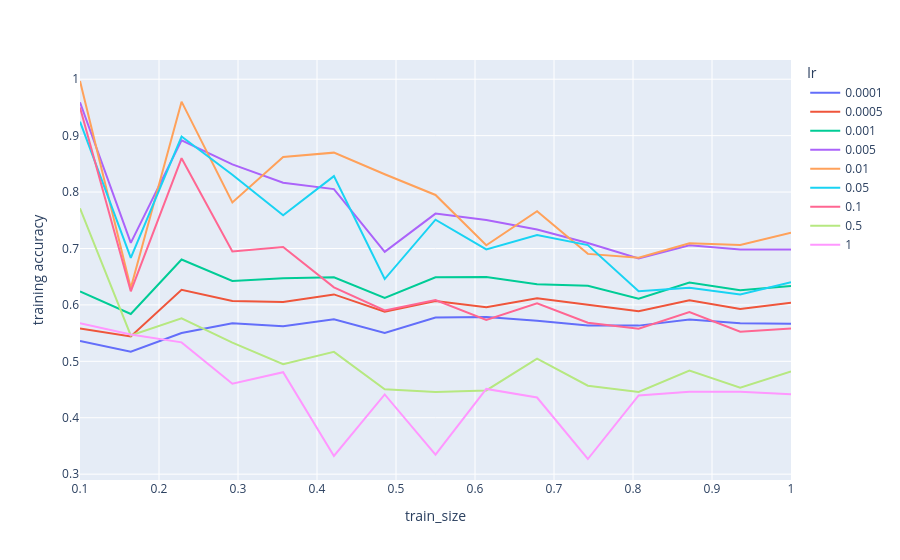
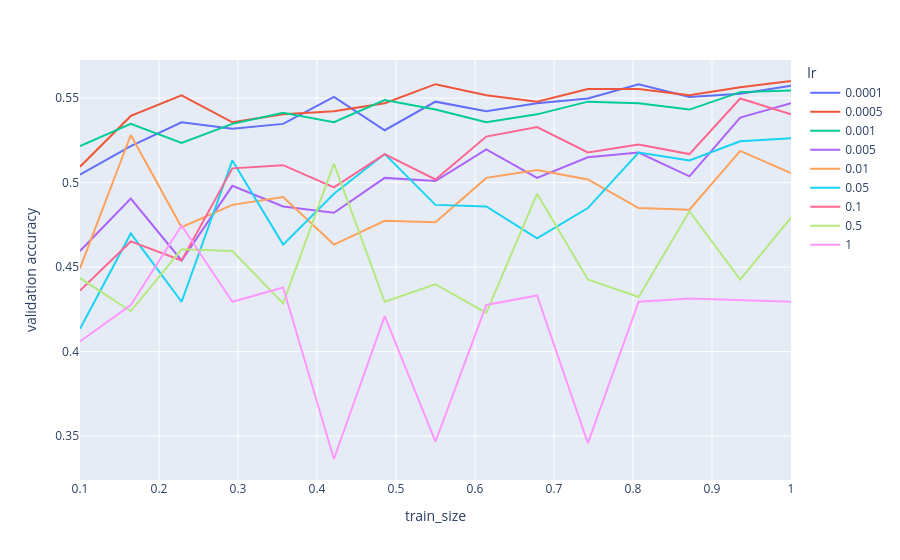

The notebook cell saved with these charts, in order:
### Code cell
train_and_plot(
    [
        {"lr": 0.0001},
        {"lr": 0.0005},
        {"lr": 0.001},
        {"lr": 0.005},
        {"lr": 0.01},
        {"lr": 0.05},
        {"lr": 0.1},
        {"lr": 0.5},
        {"lr": 1},
    ],
    "lr"
)

### Figure 1 — Plotly figure (JSON) as saved in the notebook; plotly's stock layout.template omitted (floating-point values rounded to 4 significant figures)
{"data": [{"hovertemplate": "lr=0.0001<br>train_size=%{x}<br>training accuracy=%{y}<extra></extra>", "legendgroup": "0.0001", "line": {"color": "#636efa", "dash": "solid"}, "marker": {"symbol": "circle"}, "mode": "lines", "name": "0.0001", "orientation": "v", "showlegend": true, "type": "scatter", "x": [0.1, 0.1643, 0.2286, 0.2929, 0.3571, 0.4214, 0.4857, 0.55, 0.6143, 0.6786, 0.7429, 0.8071, 0.8714, 0.9357, 1.0], "xaxis": "x", "y": [0.5361, 0.5172, 0.5501, 0.5675, 0.5623, 0.5747, 0.5503, 0.5778, 0.5786, 0.572, 0.5635, 0.5633, 0.5743, 0.5673, 0.5667], "yaxis": "y"}, {"hovertemplate": "lr=0.0005<br>train_size=%{x}<br>training accuracy=%{y}<extra></extra>", "legendgroup": "0.0005", "line": {"color": "#EF553B", "dash": "solid"}, "marker": {"symbol": "circle"}, "mode": "lines", "name": "0.0005", "orientation": "v", "showlegend": true, "type": "scatter", "x": [0.1, 0.1643, 0.2286, 0.2929, 0.3571, 0.4214, 0.4857, 0.55, 0.6143, 0.6786, 0.7429, 0.8071, 0.8714, 0.9357, 1.0], "xaxis": "x", "y": [0.558, 0.5439, 0.6269, 0.6071, 0.6053, 0.6186, 0.5877, 0.6068, 0.5959, 0.6117, 0.6002, 0.5889, 0.6081, 0.5928, 0.6037], "yaxis": "y"}, {"hovertemplate": "lr=0.001<br>train_size=%{x}<br>training accuracy=%{y}<extra></extra>", "legendgroup": "0.001", "line": {"color": "#00cc96", "dash": "solid"}, "marker": {"symbol": "circle"}, "mode": "lines", "name": "0.001", "orientation": "v", "showlegend": true, "type": "scatter", "x": [0.1, 0.1643, 0.2286, 0.2929, 0.3571, 0.4214, 0.4857, 0.55, 0.6143, 0.6786, 0.7429, 0.8071, 0.8714, 0.9357, 1.0], "xaxis": "x", "y": [0.6238, 0.584, 0.6804, 0.6424, 0.6474, 0.6491, 0.6123, 0.649, 0.6495, 0.6367, 0.6339, 0.611, 0.6397, 0.6259, 0.6335], "yaxis": "y"}, {"hovertemplate": "lr=0.005<br>train_size=%{x}<br>training accuracy=%{y}<extra></extra>", "legendgroup": "0.005", "line": {"color": "#ab63fa", "dash": "solid"}, "marker": {"symbol": "circle"}, "mode": "lines", "name": "0.005", "orientation": "v", "showlegend": true, "type": "scatter", "x": [0.1, 0.1643, 0.2286, 0.2929, 0.3571, 0.4214, 0.4857, 0.55, 0.6143, 0.6786, 0.7429, 0.8071, 0.8714, 0.9357, 1.0], "xaxis": "x", "y": [0.9592, 0.7099, 0.8916, 0.849, 0.8167, 0.8052, 0.6942, 0.7618, 0.7505, 0.7336, 0.7098, 0.6825, 0.7059, 0.6983, 0.6983], "yaxis": "y"}, {"hovertemplate": "lr=0.01<br>train_size=%{x}<br>training accuracy=%{y}<extra></extra>", "legendgroup": "0.01", "line": {"color": "#FFA15A", "dash": "solid"}, "marker": {"symbol": "circle"}, "mode": "lines", "name": "0.01", "orientation": "v", "showlegend": true, "type": "scatter", "x": [0.1, 0.1643, 0.2286, 0.2929, 0.3571, 0.4214, 0.4857, 0.55, 0.6143, 0.6786, 0.7429, 0.8071, 0.8714, 0.9357, 1.0], "xaxis": "x", "y": [0.9969, 0.6298, 0.9602, 0.7816, 0.8623, 0.8699, 0.8316, 0.7949, 0.7056, 0.7659, 0.6904, 0.6836, 0.7091, 0.7063, 0.7281], "yaxis": "y"}, {"hovertemplate": "lr=0.05<br>train_size=%{x}<br>training accuracy=%{y}<extra></extra>", "legendgroup": "0.05", "line": {"color": "#19d3f3", "dash": "solid"}, "marker": {"symbol": "circle"}, "mode": "lines", "name": "0.05", "orientation": "v", "showlegend": true, "type": "scatter", "x": [0.1, 0.1643, 0.2286, 0.2929, 0.3571, 0.4214, 0.4857, 0.55, 0.6143, 0.6786, 0.7429, 0.8071, 0.8714, 0.9357, 1.0], "xaxis": "x", "y": [0.9248, 0.6832, 0.8985, 0.8308, 0.7588, 0.8283, 0.6458, 0.751, 0.6985, 0.7239, 0.706, 0.6242, 0.6303, 0.6186, 0.6404], "yaxis": "y"}, {"hovertemplate": "lr=0.1<br>train_size=%{x}<br>training accuracy=%{y}<extra></extra>", "legendgroup": "0.1", "line": {"color": "#FF6692", "dash": "solid"}, "marker": {"symbol": "circle"}, "mode": "lines", "name": "0.1", "orientation": "v", "showlegend": true, "type": "scatter", "x": [0.1, 0.1643, 0.2286, 0.2929, 0.3571, 0.4214, 0.4857, 0.55, 0.6143, 0.6786, 0.7429, 0.8071, 0.8714, 0.9357, 1.0], "xaxis": "x", "y": [0.9498, 0.624, 0.8601, 0.6949, 0.7026, 0.6312, 0.5903, 0.6085, 0.5735, 0.603, 0.5685, 0.5578, 0.5872, 0.5526, 0.5583], "yaxis": "y"}, {"hovertemplate": "lr=0.5<br>train_size=%{x}<br>training accuracy=%{y}<extra></extra>", "legendgroup": "0.5", "line": {"color": "#B6E880", "dash": "solid"}, "marker": {"symbol": "circle"}, "mode": "lines", "name": "0.5", "orientation": "v", "showlegend": true, "type": "scatter", "x": [0.1, 0.1643, 0.2286, 0.2929, 0.3571, 0.4214, 0.4857, 0.55, 0.6143, 0.6786, 0.7429, 0.8071, 0.8714, 0.9357, 1.0], "xaxis": "x", "y": [0.7712, 0.5458, 0.5761, 0.5332, 0.4947, 0.5167, 0.4503, 0.4456, 0.4485, 0.5046, 0.4568, 0.4457, 0.4836, 0.4531, 0.4818], "yaxis": "y"}, {"hovertemplate": "lr=1<br>train_size=%{x}<br>training accuracy=%{y}<extra></extra>", "legendgroup": "1", "line": {"color": "#FF97FF", "dash": "solid"}, "marker": {"symbol": "circle"}, "mode": "lines", "name": "1", "orientation": "v", "showlegend": true, "type": "scatter", "x": [0.1, 0.1643, 0.2286, 0.2929, 0.3571, 0.4214, 0.4857, 0.55, 0.6143, 0.6786, 0.7429, 0.8071, 0.8714, 0.9357, 1.0], "xaxis": "x", "y": [0.5674, 0.5477, 0.5336, 0.4604, 0.4807, 0.3323, 0.4413, 0.3345, 0.451, 0.4358, 0.3269, 0.4394, 0.4459, 0.4461, 0.4417], "yaxis": "y"}], "layout": {"legend": {"title": {"text": "lr"}, "tracegroupgap": 0}, "margin": {"t": 60}, "xaxis": {"anchor": "y", "domain": [0, 1], "title": {"text": "train_size"}}, "yaxis": {"anchor": "x", "domain": [0, 1], "title": {"text": "training accuracy"}}}}

### Figure 2 — Plotly figure (JSON) as saved in the notebook; plotly's stock layout.template omitted (floating-point values rounded to 4 significant figures)
{"data": [{"hovertemplate": "lr=0.0001<br>train_size=%{x}<br>validation accuracy=%{y}<extra></extra>", "legendgroup": "0.0001", "line": {"color": "#636efa", "dash": "solid"}, "marker": {"symbol": "circle"}, "mode": "lines", "name": "0.0001", "orientation": "v", "showlegend": true, "type": "scatter", "x": [0.1, 0.1643, 0.2286, 0.2929, 0.3571, 0.4214, 0.4857, 0.55, 0.6143, 0.6786, 0.7429, 0.8071, 0.8714, 0.9357, 1.0], "xaxis": "x", "y": [0.5047, 0.5216, 0.5357, 0.532, 0.5348, 0.5508, 0.531, 0.5479, 0.5423, 0.547, 0.5498, 0.5583, 0.5508, 0.5526, 0.5573], "yaxis": "y"}, {"hovertemplate": "lr=0.0005<br>train_size=%{x}<br>validation accuracy=%{y}<extra></extra>", "legendgroup": "0.0005", "line": {"color": "#EF553B", "dash": "solid"}, "marker": {"symbol": "circle"}, "mode": "lines", "name": "0.0005", "orientation": "v", "showlegend": true, "type": "scatter", "x": [0.1, 0.1643, 0.2286, 0.2929, 0.3571, 0.4214, 0.4857, 0.55, 0.6143, 0.6786, 0.7429, 0.8071, 0.8714, 0.9357, 1.0], "xaxis": "x", "y": [0.5094, 0.5395, 0.5517, 0.5357, 0.5404, 0.5423, 0.547, 0.5583, 0.5517, 0.5479, 0.5555, 0.5555, 0.5517, 0.5564, 0.5602], "yaxis": "y"}, {"hovertemplate": "lr=0.001<br>train_size=%{x}<br>validation accuracy=%{y}<extra></extra>", "legendgroup": "0.001", "line": {"color": "#00cc96", "dash": "solid"}, "marker": {"symbol": "circle"}, "mode": "lines", "name": "0.001", "orientation": "v", "showlegend": true, "type": "scatter", "x": [0.1, 0.1643, 0.2286, 0.2929, 0.3571, 0.4214, 0.4857, 0.55, 0.6143, 0.6786, 0.7429, 0.8071, 0.8714, 0.9357, 1.0], "xaxis": "x", "y": [0.5216, 0.5348, 0.5235, 0.5348, 0.5414, 0.5357, 0.5489, 0.5432, 0.5357, 0.5404, 0.5479, 0.547, 0.5432, 0.5536, 0.5545], "yaxis": "y"}, {"hovertemplate": "lr=0.005<br>train_size=%{x}<br>validation accuracy=%{y}<extra></extra>", "legendgroup": "0.005", "line": {"color": "#ab63fa", "dash": "solid"}, "marker": {"symbol": "circle"}, "mode": "lines", "name": "0.005", "orientation": "v", "showlegend": true, "type": "scatter", "x": [0.1, 0.1643, 0.2286, 0.2929, 0.3571, 0.4214, 0.4857, 0.55, 0.6143, 0.6786, 0.7429, 0.8071, 0.8714, 0.9357, 1.0], "xaxis": "x", "y": [0.4596, 0.4906, 0.4539, 0.4981, 0.4859, 0.4821, 0.5028, 0.5009, 0.5197, 0.5028, 0.515, 0.5179, 0.5038, 0.5385, 0.547], "yaxis": "y"}, {"hovertemplate": "lr=0.01<br>train_size=%{x}<br>validation accuracy=%{y}<extra></extra>", "legendgroup": "0.01", "line": {"color": "#FFA15A", "dash": "solid"}, "marker": {"symbol": "circle"}, "mode": "lines", "name": "0.01", "orientation": "v", "showlegend": true, "type": "scatter", "x": [0.1, 0.1643, 0.2286, 0.2929, 0.3571, 0.4214, 0.4857, 0.55, 0.6143, 0.6786, 0.7429, 0.8071, 0.8714, 0.9357, 1.0], "xaxis": "x", "y": [0.4492, 0.5282, 0.4737, 0.4868, 0.4915, 0.4633, 0.4774, 0.4765, 0.5028, 0.5075, 0.5019, 0.485, 0.484, 0.5188, 0.5056], "yaxis": "y"}, {"hovertemplate": "lr=0.05<br>train_size=%{x}<br>validation accuracy=%{y}<extra></extra>", "legendgroup": "0.05", "line": {"color": "#19d3f3", "dash": "solid"}, "marker": {"symbol": "circle"}, "mode": "lines", "name": "0.05", "orientation": "v", "showlegend": true, "type": "scatter", "x": [0.1, 0.1643, 0.2286, 0.2929, 0.3571, 0.4214, 0.4857, 0.55, 0.6143, 0.6786, 0.7429, 0.8071, 0.8714, 0.9357, 1.0], "xaxis": "x", "y": [0.4135, 0.4699, 0.4295, 0.5132, 0.4633, 0.4934, 0.5169, 0.4868, 0.4859, 0.4671, 0.485, 0.5179, 0.5132, 0.5244, 0.5263], "yaxis": "y"}, {"hovertemplate": "lr=0.1<br>train_size=%{x}<br>validation accuracy=%{y}<extra></extra>", "legendgroup": "0.1", "line": {"color": "#FF6692", "dash": "solid"}, "marker": {"symbol": "circle"}, "mode": "lines", "name": "0.1", "orientation": "v", "showlegend": true, "type": "scatter", "x": [0.1, 0.1643, 0.2286, 0.2929, 0.3571, 0.4214, 0.4857, 0.55, 0.6143, 0.6786, 0.7429, 0.8071, 0.8714, 0.9357, 1.0], "xaxis": "x", "y": [0.4361, 0.4652, 0.4539, 0.5085, 0.5103, 0.4972, 0.5169, 0.5019, 0.5273, 0.5329, 0.5179, 0.5226, 0.5169, 0.5498, 0.5404], "yaxis": "y"}, {"hovertemplate": "lr=0.5<br>train_size=%{x}<br>validation accuracy=%{y}<extra></extra>", "legendgroup": "0.5", "line": {"color": "#B6E880", "dash": "solid"}, "marker": {"symbol": "circle"}, "mode": "lines", "name": "0.5", "orientation": "v", "showlegend": true, "type": "scatter", "x": [0.1, 0.1643, 0.2286, 0.2929, 0.3571, 0.4214, 0.4857, 0.55, 0.6143, 0.6786, 0.7429, 0.8071, 0.8714, 0.9357, 1.0], "xaxis": "x", "y": [0.4436, 0.4239, 0.4605, 0.4596, 0.4286, 0.5113, 0.4295, 0.4398, 0.4229, 0.4934, 0.4427, 0.4323, 0.4831, 0.4427, 0.4793], "yaxis": "y"}, {"hovertemplate": "lr=1<br>train_size=%{x}<br>validation accuracy=%{y}<extra></extra>", "legendgroup": "1", "line": {"color": "#FF97FF", "dash": "solid"}, "marker": {"symbol": "circle"}, "mode": "lines", "name": "1", "orientation": "v", "showlegend": true, "type": "scatter", "x": [0.1, 0.1643, 0.2286, 0.2929, 0.3571, 0.4214, 0.4857, 0.55, 0.6143, 0.6786, 0.7429, 0.8071, 0.8714, 0.9357, 1.0], "xaxis": "x", "y": [0.406, 0.4276, 0.4746, 0.4295, 0.438, 0.3365, 0.4211, 0.3468, 0.4276, 0.4333, 0.3459, 0.4295, 0.4314, 0.4305, 0.4295], "yaxis": "y"}], "layout": {"legend": {"title": {"text": "lr"}, "tracegroupgap": 0}, "margin": {"t": 60}, "xaxis": {"anchor": "y", "domain": [0, 1], "title": {"text": "train_size"}}, "yaxis": {"anchor": "x", "domain": [0, 1], "title": {"text": "validation accuracy"}}}}
